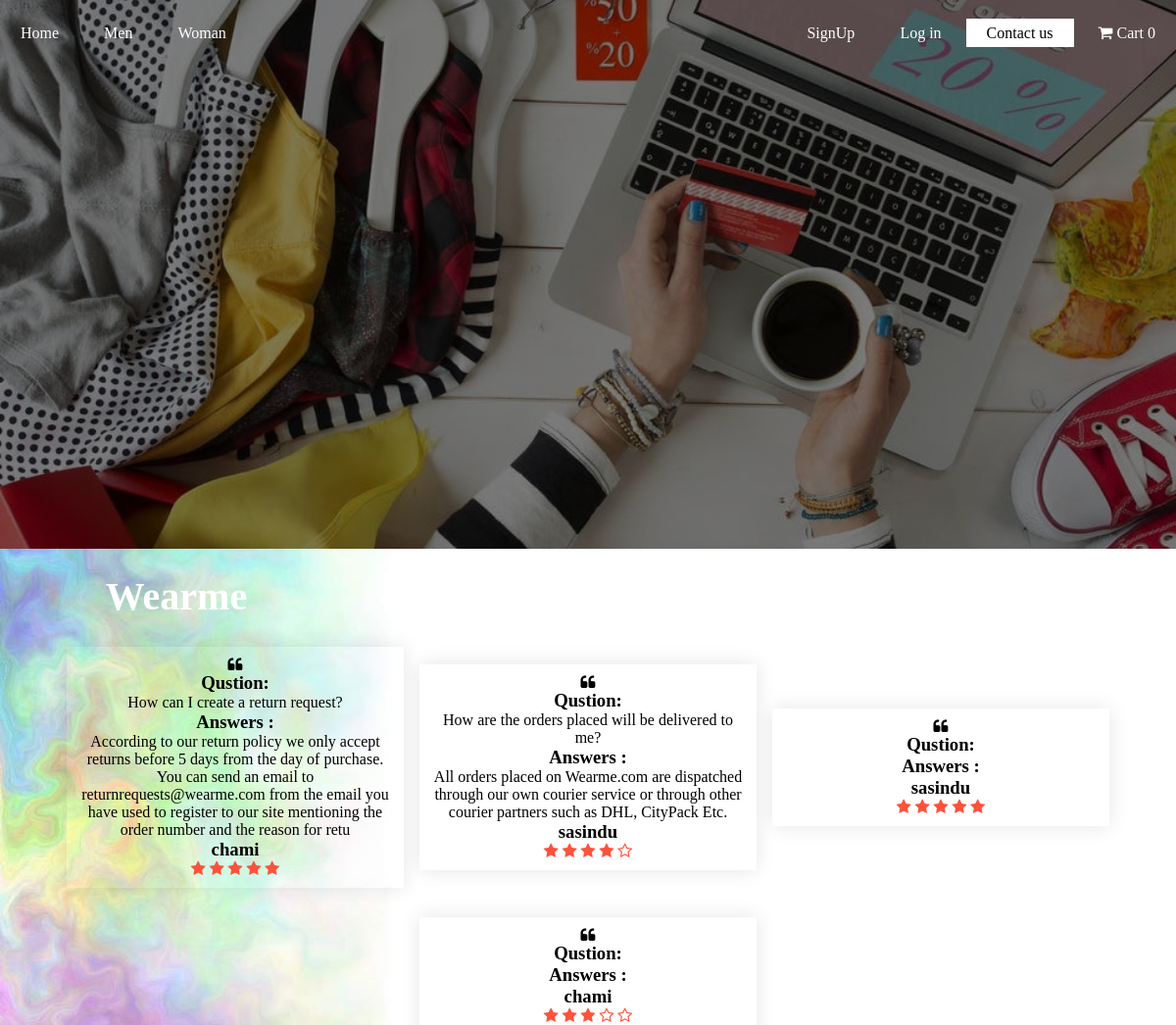
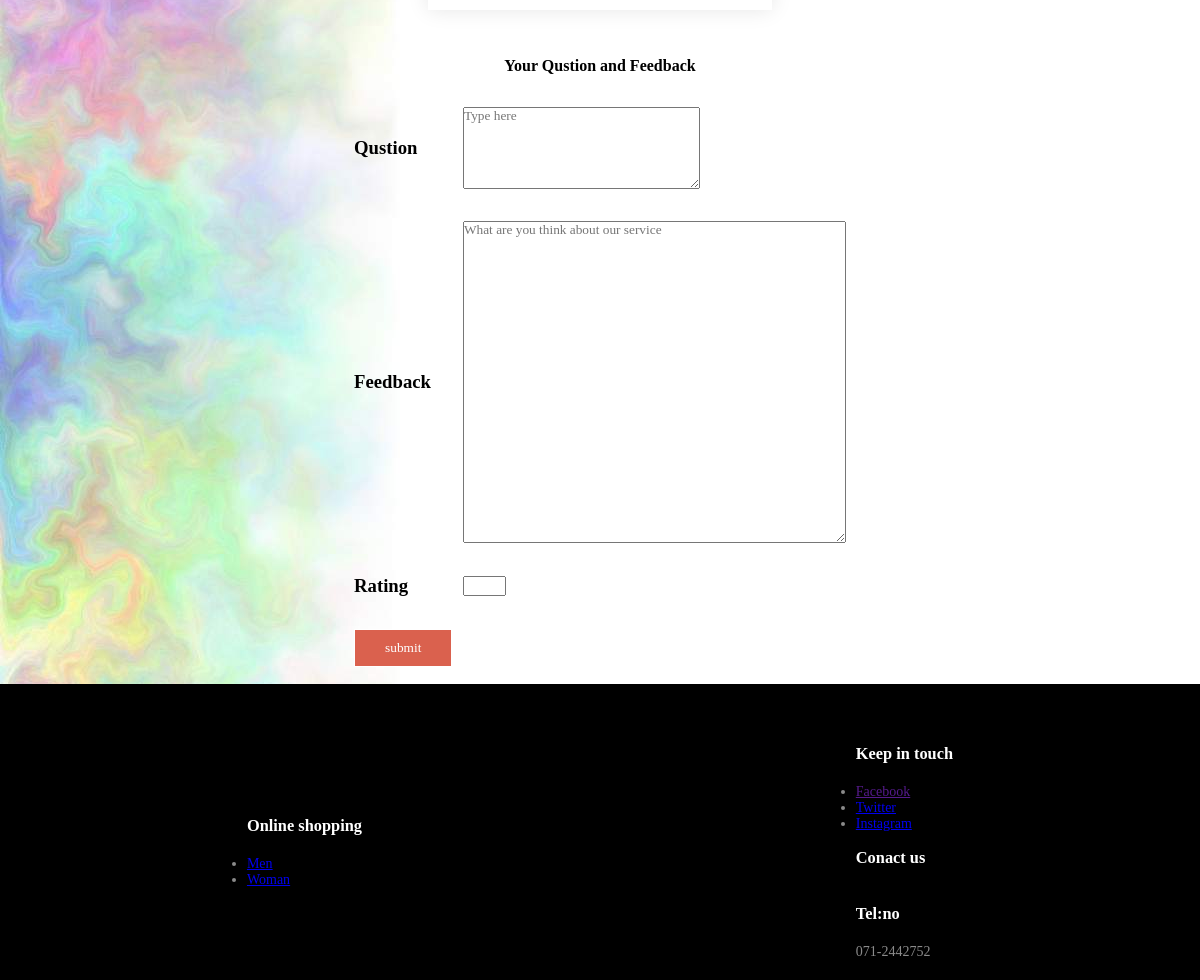
/contacts.php, run on the app's committed database (2 pictures, top to bottom).
### tables this page shows
CREATE TABLE `qustion` (
  `que_code` int(11) NOT NULL,
  `cus_id` int(11) NOT NULL,
  `cus_name` varchar(250) NOT NULL,
  `feedback` varchar(500) NOT NULL,
  `rating` int(2) NOT NULL,
  `que` varchar(500) NOT NULL,
  `answ` varchar(500) NOT NULL
);

### contacts.php (the view, shortened to what this page needs)
<?php
include 'database/dbget.php';
?>
<html>
<head>
	<link rel="stylesheet" type="text/css" href="Css/home.css">
	<link rel="stylesheet"  href="https://stackpath.bootstrapcdn.com/font-awesome/4.7.0/css/font-awesome.min.css">
</head>
<body style="background: url('images/back.jpg') fixed;">
	<header style="background-image: linear-gradient(rgba(0,0,0,0.5),rgba(0,0,0,0.5)), url(images/1.jpg)">
		<div class="main">
		<nav>
            <ul>
				 <?php if(isset($_SESSION['user'])): ?>
        <li ><a href="page1.php">Home</a></li>
        <li><a href="menlg.php">Men</a></li>
        <li><a href="womanlg.php">Woman</a></li>
        <?php else : ?>
        <li><a href="page1.php">Home</a></li>
        <li><a href="Man.php">Men</a></li>
        <li><a href="woman.php">Woman</a></li>
        <?php endif; ?>
			</ul>
		</nav>
		</div>
		<div class="main">
		<nav>
			<ul style="float:right;">
         <?php if(isset($_SESSION['user'])): ?>
        <li><a href="logout.php">Logout</a></li>
        <?php else : ?>
           <li><a href="signin.php">SignUp</a></li>
         <li><a href="login.php">Log in</a></li>
        <li class="active"><a href="contacts.php">Contact us</a></li>
        <?php endif; ?>
				<li><a href="cart.php">
                    <i class="fa fa-shopping-cart"></i> Cart
                    <?php
                        if (isset($_SESSION['cart'])){
                            $count = count($_SESSION['cart']);
                            echo "<span id=\"cart_count\" class=\"text-warning bg-light\">$count</span>";
                        }else{
                            echo "<span id=\"cart_count\" class=\"text-warning bg-light\">0</span>";
                        }
                        ?>
                    </a>
                </li>
			</ul>
		</nav>
		</div>
		<div class="title1">
			<h1>Wearme </h1>
		</div>
	 </header>
        <div class="testimonial">
        	<div class="small-container">
        		<div class="row">
        	<?php
               $sql = "SELECT * FROM qustion";
              $result = mysqli_query($conn, $sql);
             if(mysqli_num_rows($result) > 0){
             while ($row = mysqli_fetch_assoc($result)){
                ?>
                   <div class="col-3">
                        <i class="fa fa-quote-left" ></i>
                        <h3>Qustion:</h3>
                        <p><?php echo $row["que"]; ?></p>
                        <h3>Answers :</h3>
                        <p><?php echo $row["answ"]; ?></p>
                        <h3><?php echo $row["cus_name"]; ?></h3>
                        <div class="rating">
                          <?php if($row["rating"]=="5"): ?>
                             <i class="fa fa-star" ></i>
                             <i class="fa fa-star" ></i>
                              <i class="fa fa-star" ></i>
                              <i class="fa fa-star" ></i>
                             <i class="fa fa-star" ></i>
                          <?php elseif($row["rating"] == "4"): ?>
                            <i class="fa fa-star" ></i>
                            <i class="fa fa-star" ></i>
                            <i class="fa fa-star" ></i>
                            <i class="fa fa-star" ></i>
                            <i class="fa fa-star-o"></i>
                         <?php elseif($row["rating"] == "3"): ?>
                            <i class="fa fa-star" ></i>
                            <i class="fa fa-star" ></i>
                            <i class="fa fa-star" ></i>
                            <i class="fa fa-star-o"></i>
                            <i class="fa fa-star-o"></i>
                        <?php endif; ?>
                     </div>
                    </div>
                <?php
                }
               }
            ?>
        		</div>
        	</div>
          <form method="post" action="contacts.php">
            <table class ="center" >
              <tr>
                <th colspan="2">Your Qustion and Feedback</th>
              </tr>
                  <tr>
                     <td><h3>Qustion</h3> </td>
                     <td><textarea name="Qustion" rows="5" cols="30" placeholder="Type here"></textarea></td>
                   </tr>
                  <tr>
                     <td><h3>Feedback</h3></td>
                     <td><textarea name="feedback" rows="20" cols="50" placeholder="What are you think about our service"></textarea></td>
                   </tr>
                   <tr>
                     <td><h3>Rating</h3></td>
                     <td><input type="number" name="rating" min="0" max="5"></td>
                   </tr>
                   <tr>
                     <td colspan="2"><input type="submit" name="question" value="submit" class="btn"> </td>
                   </tr>
                 </table>
          </form>
        	<div class="footer">
        		<div class="container">
        			<div class="row">
        				<div>
        					<h3>Online shopping</h3>
        					<ul>
        						<li><a href="Man.php">Men</a></li>
				                <li><a href="woman.php">Woman</a></li>
        					</ul>
        				</div>
        				<div >
        					<h3>Keep in touch</h3>
        					<ul>
        						<li><a href="">Facebook</a></li>
				                <li><a href="#">Twitter</a></li>
				                <li><a href="#">Instagram</a></li>
        					</ul><br>
        					<h3>Conact us</h3><br>
        					<h3>Tel:no</h3>
        					  <p>071-2442752</p>
        				</div>
        			</div>
        		</div>
        	</div>

### Css/home.css (style rules this page uses)
* { margin: 0; padding: 0; font-family: Century Gothic; }
header { background-image: linear-gradient(rgba(0,0,0,0.5),rgba(0,0,0,0.5)), url(./1.jpg); height: 70vh; background-size: cover; background-position: center; }
nav ul { float:left; list-style-type: none; margin-top: 25px; }
nav ul li { display: inline-block; }
nav ul li a { text-decoration: none; color:#fff; padding: 5px 20px; border: 1px solid transparent; transition: 0.6s ease; }
nav ul li.active a { background-color: #fff; color:#000; }
.main { max-width: 1200px; margin:auto; }
.title1 { position: absolute; top:30%; left: 15%; transform:translate(-50%,-50%); }
.title1 h1 { color:#fff; font-size:40px; }
.btn { border: 1px solid #fff; padding: 10px 30px; color:#fff; background-color: #da614e; text-decoration: none; transition: 0.6s ease }
.col-3 { flex-basis: 30%; min-width: 250px; margin-bottom: 30px; }
.row { display:flex; align-items: center; flex-wrap: wrap; justify-content: space-around; }
.small-container { max-width: 1080px; margin:auto; padding-left: 25px; padding-right: 25px; }
.rating .fa { color: #ff523b; }
.testimonial { padding-top:100px; }
.testimonial .col-3 { text-align: center; padding: 10px 10px; box-shadow: 0 0 20px 0px rgba(0,0,0,0.1); }
.footer { background : #000; color:#8a8a8a; font-size: 14px; padding: 60px 0 20px; }
.footer p { color:#8a8a8a; }
.footer h3 { color:#fff; margin-bottom:20; }

### contacts.php (style rules this page uses)
table { display: table; border-collapse: separate; border-spacing: 2px; border-color: gray; }
td,th { padding: 15px; }
table.center { margin-left: auto; margin-right: auto; }

### data on the page
qustion: que "How can I create a return request?", answ "According to our return policy we only accept returns before 5 days from the day of purchase. You can send an email to returnrequests@wearme.com from the email you have used to register to our site mentioning the order number and the reason for retu", cus_name "chami", rating 5 (drawn)
qustion: que "How are the orders placed will be delivered to me?", answ "All orders placed on Wearme.com are dispatched through our own courier service or through other courier partners such as DHL, CityPack Etc.", cus_name "sasindu", rating 4 (drawn)
qustion: cus_name "sasindu", rating 5 (drawn)
qustion: cus_name "chami", rating 3 (drawn)
